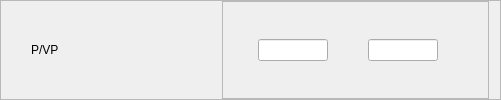
              <widget class="QFrame" name="fPVP">
               <property name="frameShape">
                <enum>QFrame::StyledPanel</enum>
               </property>
               <property name="frameShadow">
                <enum>QFrame::Raised</enum>
               </property>
               <layout class="QHBoxLayout" name="horizontalLayout_62">
                <property name="leftMargin">
                 <number>30</number>
                </property>
                <property name="topMargin">
                 <number>0</number>
                </property>
                <property name="bottomMargin">
                 <number>0</number>
                </property>
                <item>
                 <widget class="QLabel" name="label_43">
                  <property name="minimumSize">
                   <size>
                    <width>185</width>
                    <height>0</height>
                   </size>
                  </property>
                  <property name="maximumSize">
                   <size>
                    <width>185</width>
                    <height>150</height>
                   </size>
                  </property>
                  <property name="styleSheet">
                   <string notr="true">font: 14pt &quot;Segoe UI&quot;;</string>
                  </property>
                  <property name="text">
                   <string>P/VP</string>
                  </property>
                  <property name="alignment">
                   <set>Qt::AlignLeading|Qt::AlignLeft|Qt::AlignVCenter</set>
                  </property>
                 </widget>
                </item>
                <item>
                 <widget class="QFrame" name="frame_32">
                  <property name="frameShape">
                   <enum>QFrame::StyledPanel</enum>
                  </property>
                  <property name="frameShadow">
                   <enum>QFrame::Raised</enum>
                  </property>
                  <layout class="QHBoxLayout" name="horizontalLayout_63">
                   <property name="spacing">
                    <number>0</number>
                   </property>
                   <property name="leftMargin">
                    <number>35</number>
                   </property>
                   <property name="topMargin">
                    <number>0</number>
                   </property>
                   <property name="rightMargin">
                    <number>50</number>
                   </property>
                   <property name="bottomMargin">
                    <number>0</number>
                   </property>
                   <item>
                    <widget class="QLineEdit" name="min_PVP">
                     <property name="maximumSize">
                      <size>
                       <width>70</width>
                       <height>16777215</height>
                      </size>
                     </property>
                     <property name="focusPolicy">
                      <enum>Qt::StrongFocus</enum>
                     </property>
                     <property name="alignment">
                      <set>Qt::AlignCenter</set>
                     </property>
                     <property name="placeholderText">
                      <string/>
                     </property>
                    </widget>
                   </item>
                   <item>
                    <spacer name="horizontalSpacer_30">
                     <property name="orientation">
                      <enum>Qt::Horizontal</enum>
                     </property>
                     <property name="sizeType">
                      <enum>QSizePolicy::Expanding</enum>
                     </property>
                     <property name="sizeHint" stdset="0">
                      <size>
                       <width>40</width>
                       <height>20</height>
                      </size>
                     </property>
                    </spacer>
                   </item>
                   <item>
                    <widget class="QLineEdit" name="max_PVP">
                     <property name="maximumSize">
                      <size>
                       <width>70</width>
                       <height>16777215</height>
                      </size>
                     </property>
                     <property name="focusPolicy">
                      <enum>Qt::StrongFocus</enum>
                     </property>
                     <property name="alignment">
                      <set>Qt::AlignCenter</set>
                     </property>
                     <property name="placeholderText">
                      <string/>
                     </property>
                    </widget>
                   </item>
                  </layout>
                 </widget>
                </item>
               </layout>
              </widget>
